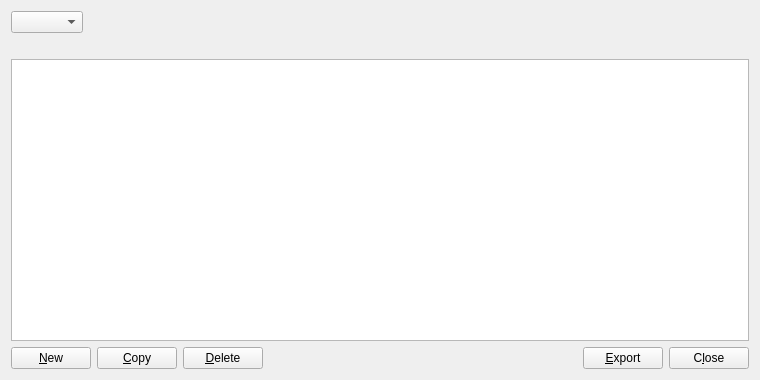
<?xml version="1.0" encoding="UTF-8"?>
<ui version="4.0">
 <class>AddressBookPage</class>
 <widget class="QWidget" name="AddressBookPage">
  <property name="geometry">
   <rect>
    <x>0</x>
    <y>0</y>
    <width>760</width>
    <height>380</height>
   </rect>
  </property>
  <layout class="QVBoxLayout" name="verticalLayout">
    <item>
      <layout class="QHBoxLayout" name="horizontalLayout">
        <item>
            <widget class="QComboBox" name="addressType">
            </widget>
        </item>
        <item>
         <spacer name="horizontalSpacer_">
          <property name="orientation">
           <enum>Qt::Horizontal</enum>
          </property>
          <property name="sizeHint" stdset="0">
           <size>
            <width>40</width>
            <height>20</height>
           </size>
          </property>
         </spacer>
        </item>
      </layout>
    </item>
    <item>
        <widget class="QLabel" name="labelExplanation">
        <property name="textFormat">
        <enum>Qt::PlainText</enum>
        </property>
        <property name="wordWrap">
        <bool>true</bool>
        </property>
        </widget>
    </item>
    <item>
     <widget class="QTableView" name="tableView">
      <property name="contextMenuPolicy">
       <enum>Qt::CustomContextMenu</enum>
      </property>
      <property name="toolTip">
       <string>Right-click to edit address or label</string>
      </property>
      <property name="tabKeyNavigation">
       <bool>false</bool>
      </property>
      <property name="alternatingRowColors">
       <bool>true</bool>
      </property>
      <property name="selectionMode">
       <enum>QAbstractItemView::SingleSelection</enum>
      </property>
      <property name="selectionBehavior">
       <enum>QAbstractItemView::SelectRows</enum>
      </property>
      <property name="sortingEnabled">
       <bool>true</bool>
      </property>
      <attribute name="verticalHeaderVisible">
       <bool>false</bool>
      </attribute>
     </widget>
    </item>
    <item>
        <layout class="QHBoxLayout" name="horizontalLayout">
            <item>
            <widget class="QPushButton" name="newAddress">
            <property name="toolTip">
                <string>Create a new address</string>
            </property>
            <property name="text">
                <string>&amp;New</string>
            </property>
            <property name="autoDefault">
                <bool>false</bool>
            </property>
            </widget>
            </item>
            <item>
            <widget class="QPushButton" name="copyAddress">
            <property name="toolTip">
                <string>Copy the currently selected address to the system clipboard</string>
            </property>
            <property name="text">
                <string>&amp;Copy</string>
            </property>
            <property name="autoDefault">
                <bool>false</bool>
            </property>
            </widget>
            </item>
            <item>
            <widget class="QPushButton" name="deleteAddress">
            <property name="toolTip">
                <string>Delete the currently selected address from the list</string>
            </property>
            <property name="text">
                <string>&amp;Delete</string>
            </property>
            <property name="autoDefault">
                <bool>false</bool>
            </property>
            </widget>
            </item>
            <item>
            <spacer name="horizontalSpacer">
            <property name="orientation">
                <enum>Qt::Horizontal</enum>
            </property>
            <property name="sizeHint" stdset="0">
                <size>
                <width>40</width>
                <height>20</height>
                </size>
            </property>
            </spacer>
            </item>
            <item>
            <widget class="QPushButton" name="exportButton">
            <property name="toolTip">
                <string>Export the data in the current tab to a file</string>
            </property>
            <property name="text">
                <string>&amp;Export</string>
            </property>
            <property name="autoDefault">
                <bool>false</bool>
            </property>
            </widget>
            </item>
            <item>
            <widget class="QPushButton" name="closeButton">
            <property name="sizePolicy">
                <sizepolicy hsizetype="Minimum" vsizetype="Minimum">
                <horstretch>0</horstretch>
                <verstretch>0</verstretch>
                </sizepolicy>
            </property>
            <property name="text">
                <string>C&amp;lose</string>
            </property>
            <property name="autoDefault">
                <bool>false</bool>
            </property>
            </widget>
            </item>
        </layout>
    </item>
  </layout>
 </widget>
 <resources>
  <include location="../privora.qrc"/>
 </resources>
 <connections/>
</ui>
